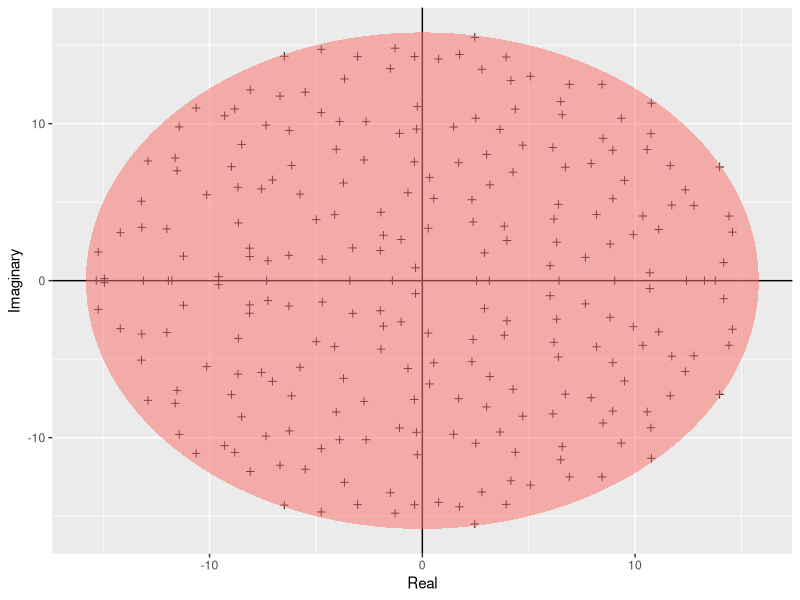
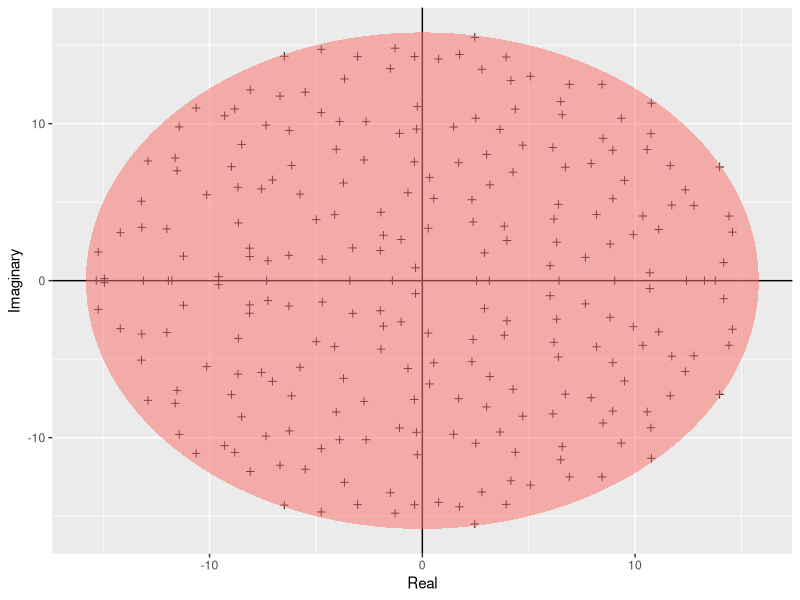

The R source for these figures, in order:
require(ggplot2)

build_ellipse <- function(hradius, vradius){ # function that returns an ellipse
  npoints = 250
  a <- seq(0, 2 * pi, length = npoints + 1)
  x <- hradius * cos(a)
  y <- vradius * sin(a)  
  return(data.frame(x = x, y = y))
}

N <- 250 # Assign size of the matrix

M <- matrix(rnorm(N * N), N, N) # Build the matrix

eigvals <- eigen(M)$values # Find the eigenvalues

eigDF <- data.frame("Real" = Re(eigvals), "Imaginary" = Im(eigvals)) # Build a dataframe

my_radius <- sqrt(N) # The radius of the circle is sqrt(N)

ellDF <- build_ellipse(my_radius, my_radius) # Dataframe to plot the ellipse

names(ellDF) <- c("Real", "Imaginary") # rename the columns

# plot the eigenvalues
p <- ggplot(eigDF, aes(x = Real, y = Imaginary))
p <- p +
  geom_point(shape = I(3)) +
  theme(legend.position = "none")

# add the vertical and horizontal line
p <- p + geom_hline(aes(yintercept = 0))
p <- p + geom_vline(aes(xintercept = 0))

# add the ellipse
p <- p + geom_polygon(data = ellDF, aes(x = Real, y = Imaginary, alpha = 1/20, fill = "red"))
p

pdf("../Results/Girko.pdf")
print(p)
dev.off()
